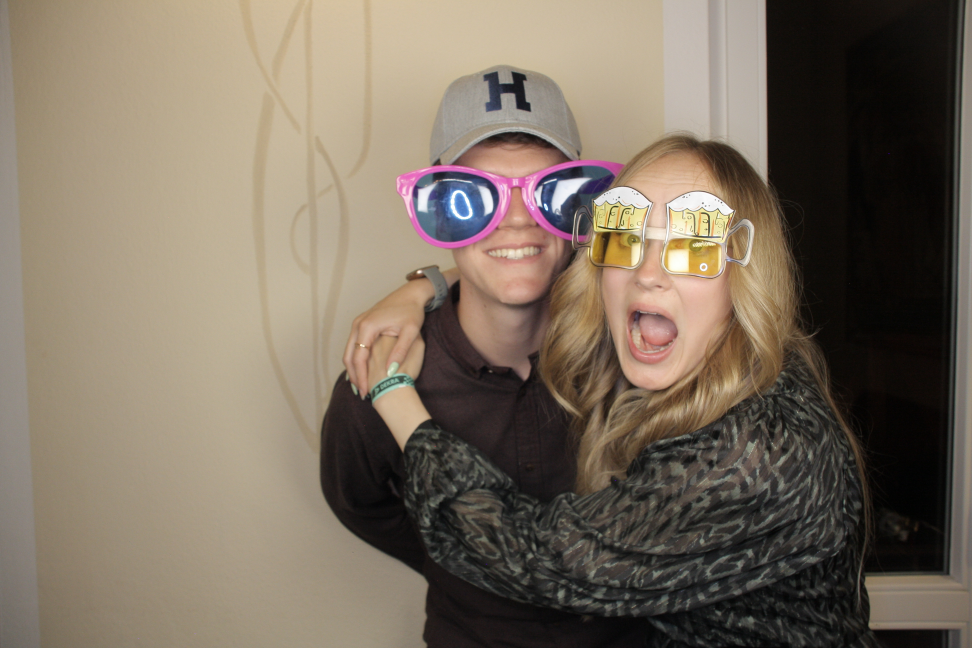
#> input picture cvml/test_gesicht.JPG, 3888 x 2592 px (shown at 1/4 size)
$ python cv2_rescale_and_showImage.py   (older library calls are emulated)
#> lines starting #> are read from the running program, lines starting #| are printed output that depends on the picture
import cv2
import numpy as np


w = 1920
h = 1080
blank_image = np.zeros((h,w,3), np.uint8)

img = cv2.imread("test_gesicht.JPG")
#> img is the input picture: shape (2592, 3888, 3); mean B, G, R 95.3, 110, 122.3


def rescaleImage(img,w,h):
#> called with w = 1920, h = 1080
    rescaled_image = np.zeros((h, w, 3), np.uint8)
    imgHeight, imgWidth, _ = img.shape
#> imgHeight = 2592; imgWidth = 3888
    if imgWidth > w or imgHeight > h:
        ratio = min(w / imgWidth, h / imgHeight)
#> ratio = 0.417
        # ratio = w / imgWidth
        # ratio = h / imgHeight
        imgWidth = int(imgWidth * ratio)
#> imgWidth = 1620
        imgHeight = int(imgHeight * ratio)
#> imgHeight = 1080
        print(imgWidth, imgHeight)
#| 1620 1080
        # pilImage = pilImage.resize((imgWidth, imgHeight), Image.ANTIALIAS)
        resized = cv2.resize(img, (imgWidth, imgHeight), interpolation=cv2.INTER_AREA)
        x_offset = int(w / 2 - imgWidth / 2)
#> x_offset = 150
        y_offset = int(h / 2 - imgHeight / 2)
#> y_offset = 0
        print(x_offset, y_offset)
#| 150 0
        rescaled_image[y_offset:y_offset + imgHeight, x_offset:x_offset + imgWidth] = resized
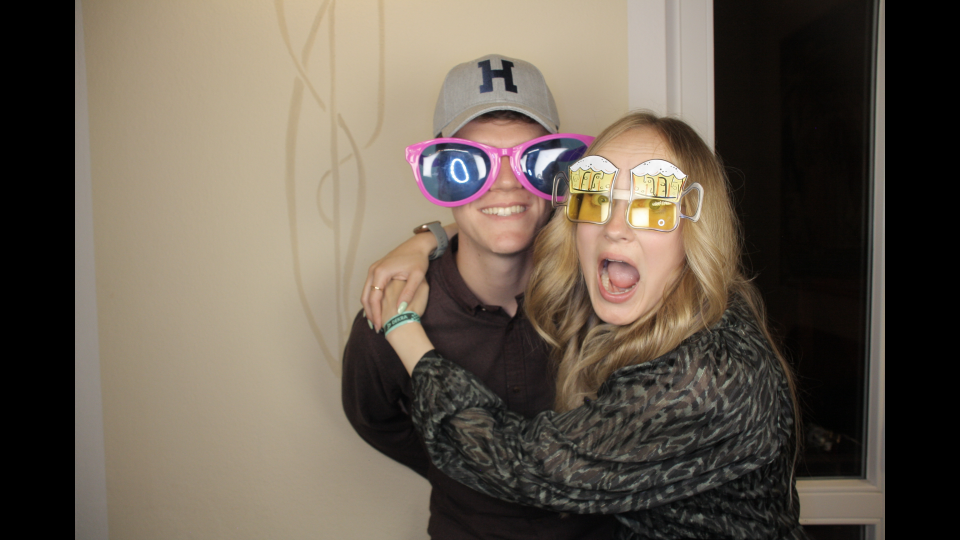
#> rescaled_image: shape (1080, 1920, 3) (shown at 1/2 size); mean B, G, R 80.4, 92.8, 103.2
        cv2.imwrite("resized.jpg", resized)
    return rescaled_image

img = rescaleImage(img,w,h)
cv2.namedWindow("window", cv2.WND_PROP_FULLSCREEN)
cv2.setWindowProperty("window",cv2.WND_PROP_FULLSCREEN,cv2.WINDOW_FULLSCREEN)
cv2.imshow("window", img)
cv2.waitKey(3000)
img = cv2.imread("selection_collage.jpg")
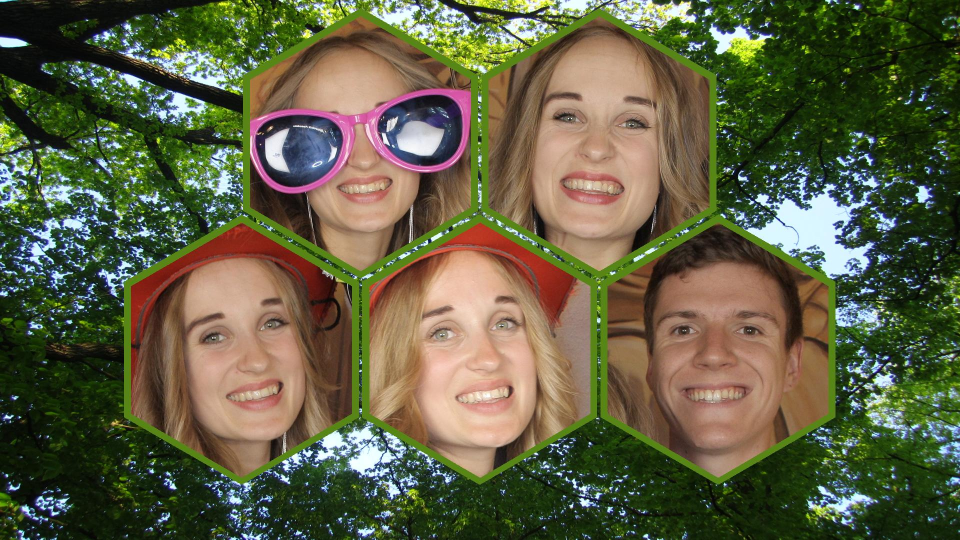
#> input picture cvml/selection_collage.jpg, 1920 x 1080 px (shown at 1/2 size)
#> img is the input picture: shape (1080, 1920, 3); mean B, G, R 67.2, 95.4, 95.8
cv2.imshow("window", img)
cv2.waitKey(0)
